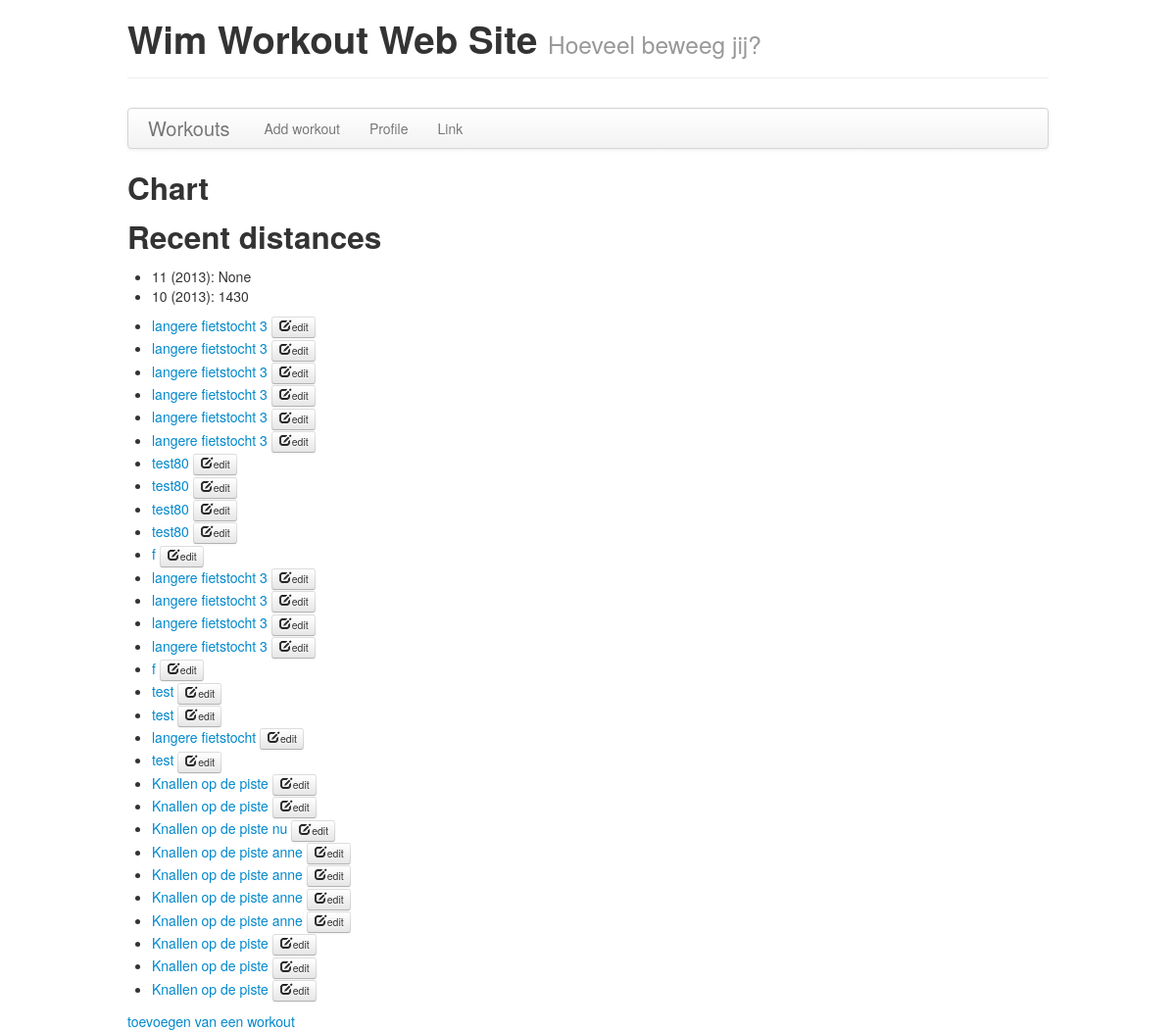
The page /workouts/ on the database as committed earlier.
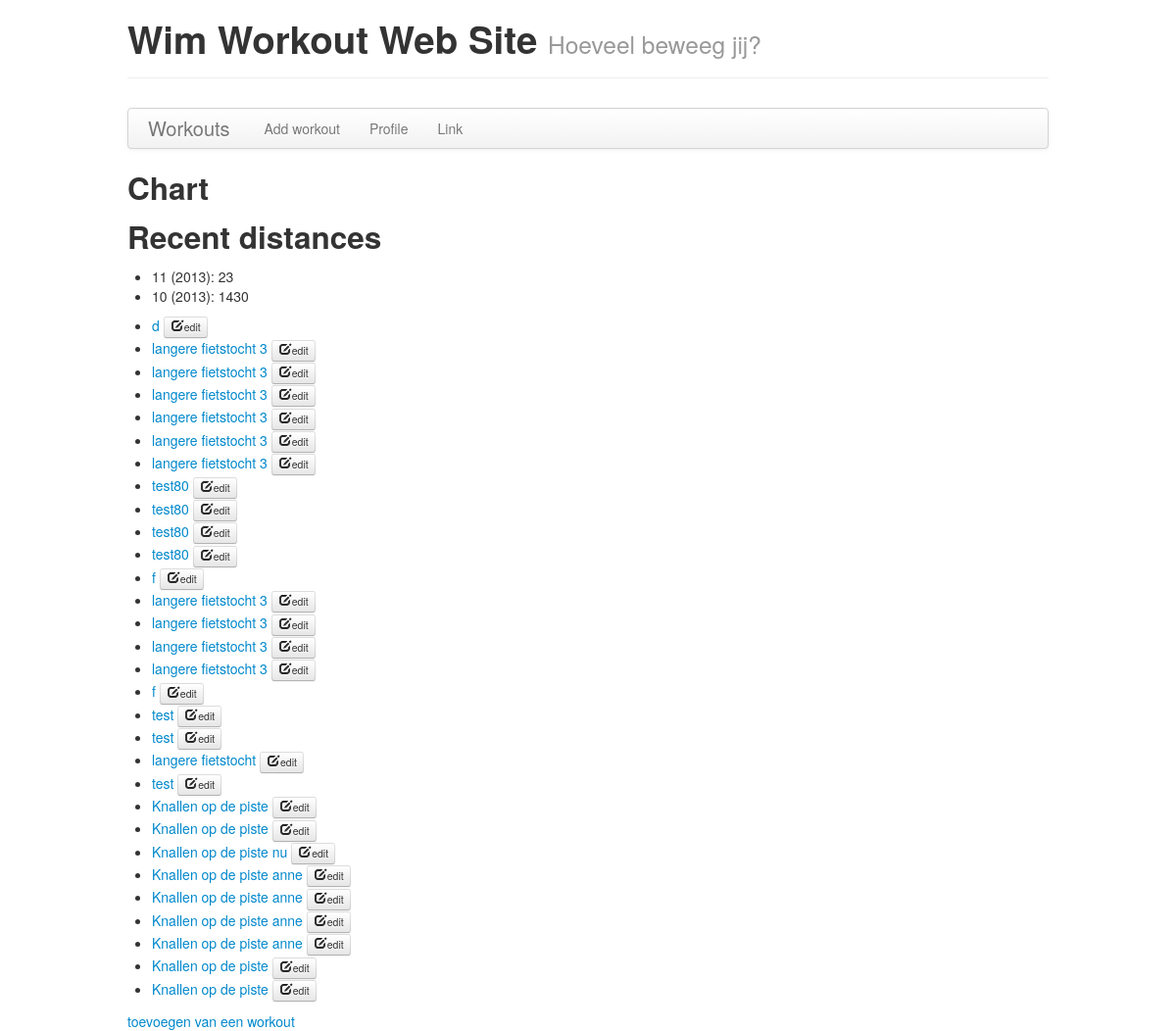
The same page on the database as committed later.
### workouts/models.py (models this page shows, shortened)
class Workout(models.Model):
    type = models.ForeignKey(WorkoutType)
    date = models.DateTimeField('Date')
    duration = models.TimeField(("Duration"), blank=True)
    distance = models.IntegerField()
    description = models.CharField(max_length=200)
    admin_order_field = 'date'

### workouts/views.py (the view)
def index(request):
    workoutdata = \
        PivotDataPool(
           series=
            [{  'options':
                {
                    'source': Workout.objects.all(),
                    'categories': ['type__name'],
                },
                'terms':
                {
                    'total_distance' : Sum('distance')
                }
            }
            ])
    cht = PivotChart(
            datasource = workoutdata,
            series_options =
              [{'options':{
                  'type': 'column',
                  'stacking': False},
                'terms': ['total_distance']
                  }],
            chart_options =
              {'title': {
                   'text': 'Hoeveel afstand per type'},
               'xAxis': {
                    'title': {
                       'text': 'Type'}}})
    latest_workout_list = Workout.objects.all().order_by('-date')[:30]
    wmanager = WorkoutsManager()
    months = wmanager.get_total_distances_aggregated_by_month()
    context = {'latest_workout_list': latest_workout_list, 'months': months, 'workoutchart': cht}
    return render(request, 'workouts/index.html', context)

### workouts/models.py (called while the page is built)
    def get_total_distances_aggregated_by_month(self):
        today = datetime.datetime.now()
	current_year = today.year
	current_month = today.month
	last_month = current_month - 1
	distance_curr_month = Workout.objects.filter(date__year=current_year).filter(date__month=current_month).aggregate(Sum('distance'))['distance__sum']
	distance_prev_month = Workout.objects.filter(date__year=current_year).filter(date__month=last_month).aggregate(Sum('distance'))['distance__sum']
        return [{'name': str(current_month) + ' ({0})'.format(current_year), 'total_distance': distance_curr_month}, {'name': str(last_month) + ' ({0})'.format(current_year), 'total_distance': distance_prev_month}]

### workouts/templates/workouts/index.html (shortened to what this page needs)
{% extends "workouts/base.html" %}
{% load staticfiles %}
{% block javascript %}
    {% load chartit %}
{% endblock %}
{% block content %}
<h2> Chart </h2>
<h2> Recent distances </h2>
<ul class="list-group">
  {% for month in months %}
    <li class="list-group-item">{{month.name}}: {{month.total_distance}}</li>
  {% endfor %}
</ul>
{% if latest_workout_list %}
    <ul class="list-group">
    {% for workout in latest_workout_list %}
        <li class="list-group-item"><a href="{% url 'workouts:detail' workout.id %}">{{ workout.description }}</a> <a class="btn btn-mini" role="button" href="{% url 'workouts:edit' workout.id %}"><i class="icon-edit"></i>edit</a></li>
    {% endfor %}
    </ul>
{% else %}
    <p>No workouts are available.</p>
{% endif %}
<a href="{% url 'workouts:add' %}">toevoegen van een workout</a>
{% endblock %}

### workouts/templates/workouts/base.html (shortened to what this page needs)
{% load staticfiles %}
<!DOCTYPE html>
<html lang="en">
<head>
    <link rel="stylesheet" type="text/css" href="{% static 'workouts/css/bootstrap.css' %}" />
</head>
<body>
    <div class="container">
        <div class="page-header">
            <h1>Wim Workout Web Site <small>Hoeveel beweeg jij?</small></h1>
        </div>
        <div id="sidebar">
            {% block sidebar %}
            <div class="navbar">
                <div class="navbar-inner">
                    <a class="brand" href="#">Workouts</a>
                    <ul class="nav">
                        <li><a href="#">Add workout</a></li>
                        <li><a href="#">Profile</a></li>
                        <li><a href="#">Link</a></li>
                    </ul>
                </div>
            </div>
            {% endblock %}
        </div>
        <div id="content">
            {% block content %}{% endblock %}
        </div>
    </div>
</body>
</html>

Rows that differ between the two databases and show on the page:
no longer on this page (row unchanged): Workout: description "Knallen op de piste"
added Workout: description "d"
Other text that changed with them:
new list line: "11 (2013) : 23"
list line gone: "11 (2013) : None"
